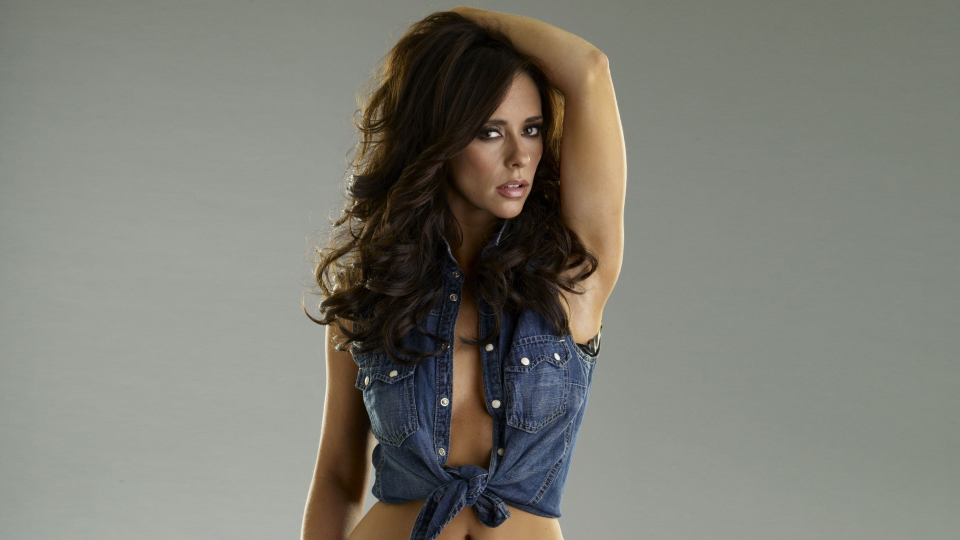
//> input picture data/jlh.jpg, 1920 x 1080 px (shown at 1/2 size)
$ ./Example5_canny ../data/jlh.jpg   (built with g++ and OpenCV 4)
//> lines starting //> are read from the running program, lines starting //| are printed output that depends on the picture; after the words box and inside, x2 and y2 are one past the last pixel; in counts of white or black regions, pixels touching at a corner belong together
//
// Created by cjdcoy on 3/1/19.
//

#include "opencv2/highgui/highgui.hpp"
#include "opencv2/imgproc/imgproc.hpp"
#include <iostream>
#include <string>

//g++ Example3_video_gui.cpp -lopencv_imgcodecs -lopencv_imgproc -lopencv_videoio -lopencv_video -lopencv_videostab -lopencv_highgui -lopencv_core -o example3
using namespace std;

int main(int argc, char** argv ) {
    cv::Mat img_rgb, img_gry, img_cny;
    cv::namedWindow( "Example Gray",  cv::WINDOW_AUTOSIZE );
    cv::namedWindow( "Example Canny", cv::WINDOW_AUTOSIZE );
    img_rgb = cv::imread(argv[1]);
//> img_rgb is the input picture: 1080 rows x 1920 cols, CV_8UC3; mean B, G, R 115.6, 124, 124.6
    cv::resize(img_rgb, img_rgb, cv::Size(img_rgb.cols * 0.5, img_rgb.rows * 0.5));
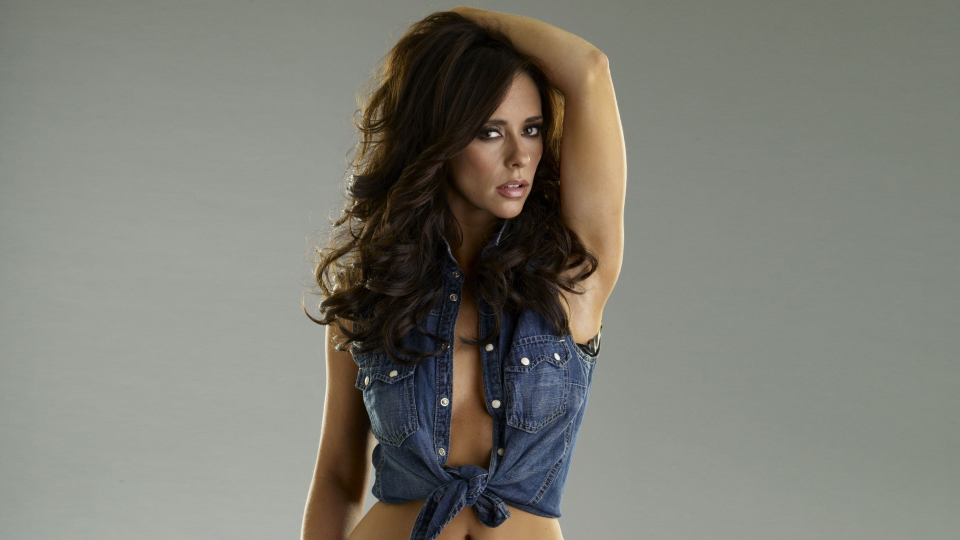
//> img_rgb: 540 rows x 960 cols, CV_8UC3; mean B, G, R 115.8, 124.1, 124.7
    cv::imshow("Example Rgb", img_rgb);
    cv::cvtColor(img_rgb, img_gry, cv::COLOR_BGR2GRAY);
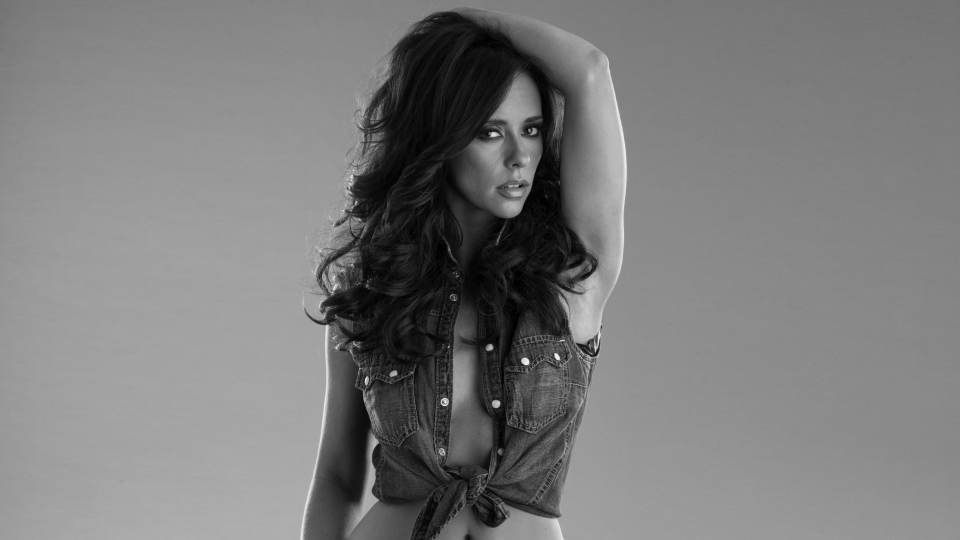
//> img_gry: 540 rows x 960 cols, CV_8UC1; min 0, max 242, mean 123.3
    cv::imshow("Example Gray", img_gry);
    cv::Canny(img_gry, img_cny, 10, 100, 3, true);
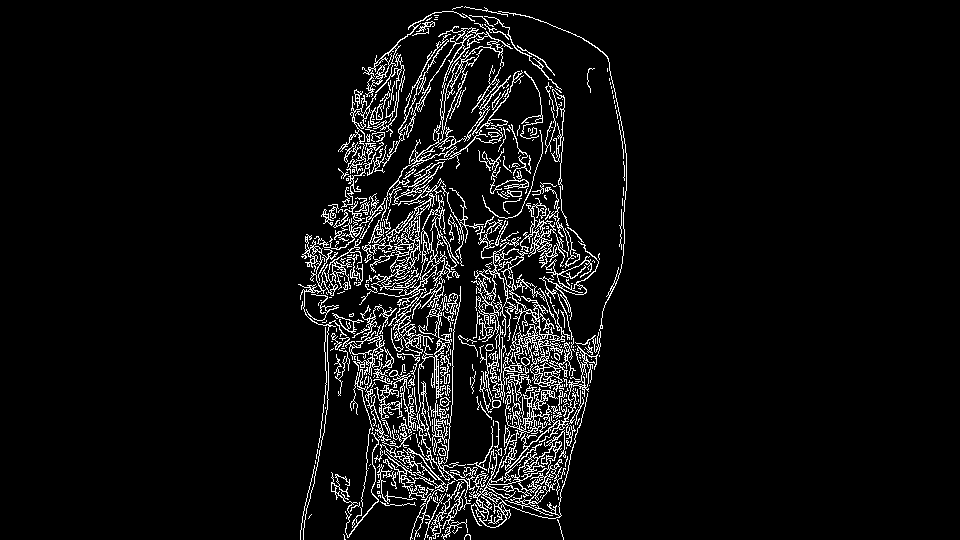
//> img_cny: 540 rows x 960 cols, CV_8UC1; 5.9% white in thin lines or dots, all inside (x1, y1, x2, y2) = (298, 6, 627, 540)
    cv::imshow("Example Canny", img_cny);
    cv::waitKey(0);
    return 0;
}
